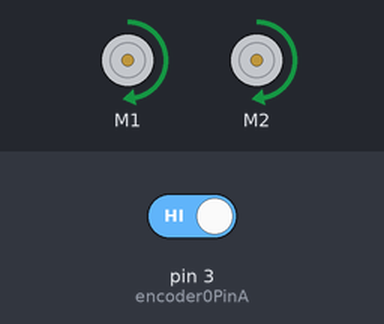
The sketch below on a simulated Arduino Uno, built with avr-gcc and run on an emulated ATmega328P. Shown: 2 × DC motor (green arrow = forward, orange = backward, longer = faster). The test bench sets the inputs (shaded band); at power-on: pin 3 (encoder0PinA) HIGH. What the sketch prints to the serial monitor is not drawn.

Above: at 0.1 s.
Timing chart, 0 to 1.6 s (numbered marks = the images above):
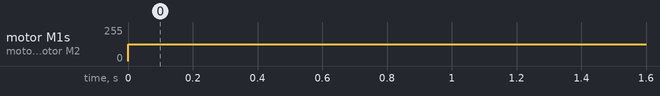

The sketch:

encoder.ino
```cpp
#include "DualVNH5019MotorShield.h"
#include "ArduinoMotorController.h"

ArduinoMotorController arduinoMotorController;

 int val;
 int encoder0PinA = 3;
 int encoder0PinB = 5;
 int encoder0Pos = 0;
 int lastN = -1;
 int lastM = -1;
 int n = LOW;
 int m = LOW;


 void setup() {

   pinMode (encoder0PinA,INPUT);
   pinMode (encoder0PinB,INPUT);

   Serial.begin(115200);
   arduinoMotorController.initialize();
 }

void loop() {
arduinoMotorController._move(0);
  while ( encoder0Pos < 2000)
  {
     arduinoMotorController._move(200);

     n = digitalRead(encoder0PinA);
     //m = digitalRead(encoder0PinB);

     if ( lastN != n) {
       encoder0Pos++;
       lastN = n;
     }

     //if ( lastM != m) {
     //  encoder0Pos++;
     //  lastM = m;
     //}

     Serial.print (encoder0Pos);
     Serial.println ("/");
   }
   //arduinoMotorController._move(200);
 }
```

ArduinoMotorController.cpp
```cpp
#include "DualVNH5019MotorShield.h"
#include "ArduinoMotorController.h"

DualVNH5019MotorShield md;

const bool isMotorDebug = false;

ArduinoMotorController::ArduinoMotorController()
{

}

void ArduinoMotorController::initialize()
{
	if (isMotorDebug)
	{
	    Serial.println("Dual VNH5019 Motor Shield");
    }
    md.init();
}

void ArduinoMotorController::process()
{
}

void ArduinoMotorController::parseCommand()
{
}


//Right Wheel
void logM1()
{
	if (isMotorDebug)
	{
		Serial.print("M1 current: ");
		Serial.println(md.getM1CurrentMilliamps());
	}
}

void ArduinoMotorController::_stopIfM1Fault()
{
    if (md.getM1Fault())
    {
        Serial.println("M1 fault");
        while(1);
    }
}

void ArduinoMotorController::_turnRightWheel(int wheelSpeed)
{
    int _wheelSpeed = wheelSpeed;
    md.setM1Speed(_wheelSpeed);
    _stopIfM1Fault();
    logM1();
}

void ArduinoMotorController::_brakeRightWheel(int brake)
{
    int _brake = brake;
    md.setM1Brake(_brake);
    _stopIfM1Fault();
    logM1();
}


//Left Wheel
void logM2()
{
	if (isMotorDebug)
	{
        Serial.print("M2 current: ");
        Serial.println(md.getM2CurrentMilliamps());
	}
}

void ArduinoMotorController::_stopIfM2Fault()
{
    if (md.getM2Fault())
    {
        Serial.println("M2 fault");
        while(1);
    }
}

void ArduinoMotorController::_turnLeftWheel(int wheelSpeed)
{
    int _wheelSpeed = wheelSpeed;
    md.setM2Speed(_wheelSpeed);
    _stopIfM2Fault();
    logM2();
}

void ArduinoMotorController::_brakeLeftWheel(int brake)
{
    int _brake = -brake;
    md.setM2Brake(_brake);
    _stopIfM2Fault();
    logM2();
}

//Both wheels
void ArduinoMotorController::_stopIfFault()
{
    if (md.getM1Fault())
    {
        Serial.println("M1 fault");
        while(1);
    }
    if (md.getM2Fault())
    {
        Serial.println("M2 fault");
        while(1);
    }
}

void ArduinoMotorController::_turnWheels(int rSpeed, int lSpeed)
{
    int _rSpeed = rSpeed;
    int _lSpeed = lSpeed;
    md.setSpeeds(_rSpeed, _lSpeed);
    _stopIfFault();
    logM1();
    logM2();
}

void ArduinoMotorController::_brakeWheels(int rBrake, int lBrake)
{
    int _rBrake = rBrake;
    int _lBrake = lBrake;
    md.setBrakes(_rBrake, _lBrake);
    _stopIfFault();
    logM1();
    logM2();
}

//Motion
void ArduinoMotorController::_move(int sSpeed)
{
    int _speed = sSpeed;
    _turnWheels(_speed, _speed);
}

void ArduinoMotorController::_stop(int brake)
{
    int _brake = brake;
    _brakeWheels(_brake, _brake);
}

void ArduinoMotorController::_pointTurn(int sSpeed)
{
    int _speed = sSpeed;
    _turnWheels(-_speed, _speed);
}

void ArduinoMotorController::_crudeTurn(int sSpeed)
{
    int _speed = sSpeed;
    if (_speed >= 0)
    {
        _turnRightWheel(_speed);
        //_brakeLeftWheel(_speed);
        _turnLeftWheel(0);
    }
    else
    {
        _turnRightWheel(0);
        //_brakeRightWheel(_speed);
        _turnLeftWheel(-_speed);
    }
}

void ArduinoMotorController::_swingTurn(int rSpeed, int lSpeed)
{
    int _rSpeed = rSpeed;
    int _lSpeed = lSpeed;
    _turnWheels(_rSpeed, _lSpeed);
}
```

ArduinoMotorController.h
```cpp
#ifndef ArduinoMotorController_h
#define ArduinoMotorController_h

#include "Arduino.h"
#include "DualVNH5019MotorShield.h"

/*
A message structure will be:
switch mode (2):
    byte COMMAND_SWITCH_MODE, byte mode
run (5):
    byte COMMAND_RUN, int speedL, int speedR
analogWrite (3):
    byte COMMAND_ANALOG_WRITE, byte codename, byte value;
digitalWrite (3):
    byte COMMAND_DIGITAL_WRITE, byte codename, byte value;
analogRead (2):
    byte COMMAND_ANALOG_READ, byte codename;
analogRead _return_ (4):
    byte COMMAND_ANALOG_READ_RE, byte codename, int value;
digitalRead (2):
    byte COMMAND_DIGITAL_READ, byte codename;
digitalRead _return_ (4):
    byte COMMAND_DIGITAL_READ_RE, byte codename, int value;
read IR (1):
    byte COMMAND_READ_IR;
read IR _return_ (9):
    byte COMMAND_READ_IR_RE, int valueA, int valueB, int valueC, int valueD;


*/

class ArduinoMotorController
{
    public:
        ArduinoMotorController();
        void initialize();

        void process();

        void parseCommand();

        //Motion
        void _move(int wheelSpeed);
        void _stop(int brake);
        void _pointTurn(int wheelSpeed);
        void _crudeTurn(int wheelSpeed);
        void _swingTurn(int rSpeed, int lSpeed);

        //int IRread(uint8_t num);

        //void setMode(uint8_t mode);
        //void pauseMode(bool onOff);

        //void motorsWrite(int speedL, int speedR);
        //void motorsWritePct(int speedLpct, int speedRpct);//write motor values in percentage
        //void motorsStop();
    private:

        //Both wheels
        void _stopIfFault();
        void _turnWheels(int rSpeed, int lSpeed);
        void _brakeWheels(int rBrake, int lBrake);

        //Right Wheel
        void _stopIfM1Fault();

        void _turnRightWheel(int wheelSpeed);
        void _brakeRightWheel(int brake);

        //Left Wheel
        void _stopIfM2Fault();
        void _turnLeftWheel(int wheelSpeed);
        void _brakeLeftWheel(int brake);
};

#endif
```

Measured:
- by itself, motor M1, motor M2: stopped → forward 127/255 at 0.00 s
